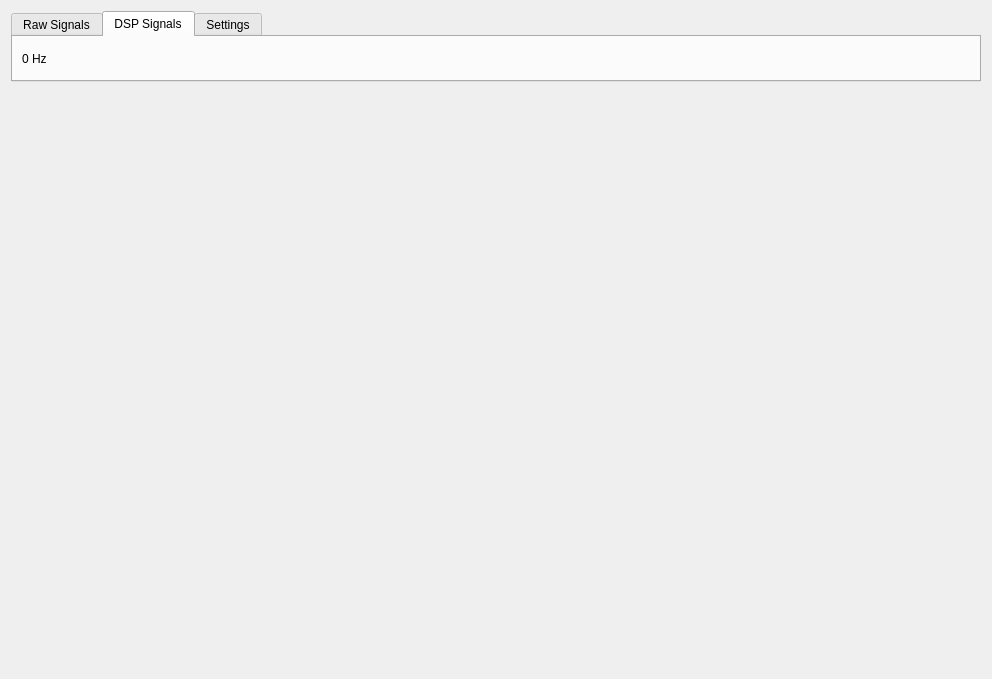
<?xml version="1.0" encoding="UTF-8"?>
<ui version="4.0">
 <class>PlotterWindow</class>
 <widget class="QWidget" name="PlotterWindow">
  <property name="geometry">
   <rect>
    <x>0</x>
    <y>0</y>
    <width>992</width>
    <height>679</height>
   </rect>
  </property>
  <property name="windowTitle">
   <string>Form</string>
  </property>
  <layout class="QGridLayout" name="gridLayout_2">
   <item row="0" column="0">
    <widget class="QTabWidget" name="tabWidget">
     <property name="sizePolicy">
      <sizepolicy hsizetype="Minimum" vsizetype="Minimum">
       <horstretch>0</horstretch>
       <verstretch>0</verstretch>
      </sizepolicy>
     </property>
     <property name="currentIndex">
      <number>1</number>
     </property>
     <widget class="QWidget" name="signals_tab">
      <attribute name="title">
       <string>Raw Signals</string>
      </attribute>
      <layout class="QHBoxLayout" name="horizontalLayout">
       <item>
        <layout class="QGridLayout" name="signals_tab_grid_layout"/>
       </item>
       <item>
        <layout class="QGridLayout" name="gridLayout_4">
         <item row="0" column="0">
          <widget class="QLabel" name="dataFreq">
           <property name="sizePolicy">
            <sizepolicy hsizetype="Minimum" vsizetype="Minimum">
             <horstretch>0</horstretch>
             <verstretch>0</verstretch>
            </sizepolicy>
           </property>
           <property name="text">
            <string>0 Hz</string>
           </property>
          </widget>
         </item>
        </layout>
       </item>
      </layout>
     </widget>
     <widget class="QWidget" name="dsp_signals_tab">
      <attribute name="title">
       <string>DSP Signals</string>
      </attribute>
      <layout class="QHBoxLayout" name="horizontalLayout_4">
       <item>
        <layout class="QGridLayout" name="dsp_signals_layout"/>
       </item>
       <item>
        <layout class="QGridLayout" name="dsp_data_freq_layout">
         <item row="0" column="0">
          <widget class="QLabel" name="dsp_data_freq">
           <property name="text">
            <string>0 Hz</string>
           </property>
          </widget>
         </item>
        </layout>
       </item>
      </layout>
     </widget>
     <widget class="QWidget" name="settings_tab">
      <property name="sizePolicy">
       <sizepolicy hsizetype="Preferred" vsizetype="Preferred">
        <horstretch>0</horstretch>
        <verstretch>0</verstretch>
       </sizepolicy>
      </property>
      <attribute name="title">
       <string>Settings</string>
      </attribute>
      <layout class="QHBoxLayout" name="horizontalLayout_3">
       <item>
        <layout class="QHBoxLayout" name="settings_tab_horiz_layout">
         <item>
          <widget class="QLabel" name="label_3">
           <property name="text">
            <string>Y Offset --&gt;</string>
           </property>
          </widget>
         </item>
         <item>
          <widget class="QDoubleSpinBox" name="yoffsetspinbox">
           <property name="minimum">
            <double>-99999999.000000000000000</double>
           </property>
           <property name="maximum">
            <double>99999999.000000000000000</double>
           </property>
           <property name="singleStep">
            <double>0.500000000000000</double>
           </property>
          </widget>
         </item>
         <item>
          <spacer name="horizontalSpacer">
           <property name="orientation">
            <enum>Qt::Orientation::Horizontal</enum>
           </property>
           <property name="sizeHint" stdset="0">
            <size>
             <width>40</width>
             <height>20</height>
            </size>
           </property>
          </spacer>
         </item>
         <item>
          <widget class="QLabel" name="label">
           <property name="text">
            <string>Y Range --&gt;</string>
           </property>
          </widget>
         </item>
         <item>
          <widget class="QDoubleSpinBox" name="yrangespinbox">
           <property name="minimum">
            <double>1.000000000000000</double>
           </property>
           <property name="maximum">
            <double>9999999.000000000000000</double>
           </property>
           <property name="singleStep">
            <double>0.500000000000000</double>
           </property>
           <property name="value">
            <double>3.000000000000000</double>
           </property>
          </widget>
         </item>
         <item>
          <spacer name="horizontalSpacer_2">
           <property name="orientation">
            <enum>Qt::Orientation::Horizontal</enum>
           </property>
           <property name="sizeHint" stdset="0">
            <size>
             <width>40</width>
             <height>20</height>
            </size>
           </property>
          </spacer>
         </item>
         <item>
          <widget class="QLabel" name="label_2">
           <property name="text">
            <string>X Range --&gt;</string>
           </property>
          </widget>
         </item>
         <item>
          <widget class="QDoubleSpinBox" name="xrrangespinbox">
           <property name="decimals">
            <number>2</number>
           </property>
           <property name="minimum">
            <double>1.000000000000000</double>
           </property>
           <property name="maximum">
            <double>120.000000000000000</double>
           </property>
           <property name="value">
            <double>5.000000000000000</double>
           </property>
          </widget>
         </item>
        </layout>
       </item>
      </layout>
     </widget>
    </widget>
   </item>
   <item row="1" column="0">
    <layout class="QGridLayout" name="gridLayout">
     <property name="sizeConstraint">
      <enum>QLayout::SizeConstraint::SetDefaultConstraint</enum>
     </property>
     <item row="0" column="0">
      <widget class="QCustomPlot" name="plot" native="true">
       <property name="sizePolicy">
        <sizepolicy hsizetype="Expanding" vsizetype="Expanding">
         <horstretch>0</horstretch>
         <verstretch>0</verstretch>
        </sizepolicy>
       </property>
      </widget>
     </item>
    </layout>
   </item>
  </layout>
 </widget>
 <customwidgets>
  <customwidget>
   <class>QCustomPlot</class>
   <extends>QWidget</extends>
   <header>qcustomplot/qcustomplot.h</header>
   <container>1</container>
  </customwidget>
 </customwidgets>
 <resources/>
 <connections/>
</ui>
